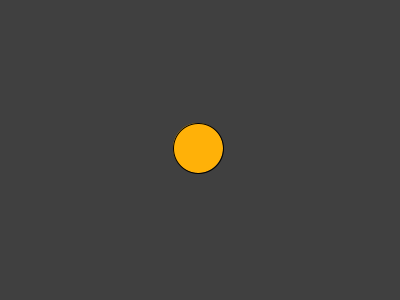
Frame 1 (no input)
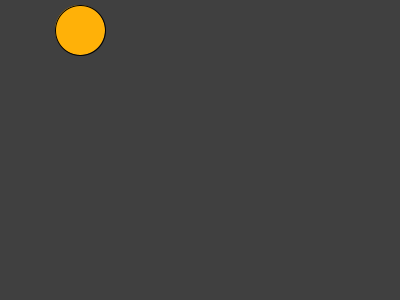
Frame 60 (the mouse pressed at the canvas centre just before this capture)
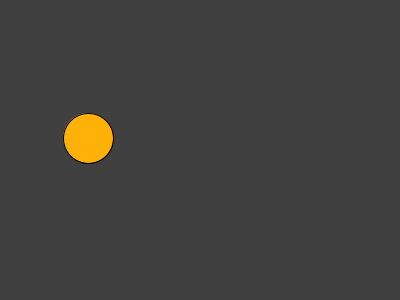
Frame 120 (the mouse held since frame 60 and released just before this capture)

The Processing sketch that drew these frames (run headless with seeded random() and noise(); from frame 60 on, the mouse is pressed at the canvas centre):

// Processing sketch: Bouncing_All_Directions_colour_speed
// ── Bouncing_All_Directions_colour_speed.pde
float xPosition, xVelocity, originalXVelocity;
float yPosition, yVelocity, originalYVelocity;
float circleRadius;
int count = 0;

void setup()
{
  size(400, 300);
  fill(255, 177, 8);
  textSize(50);
 
  xPosition = width / 2;
  originalXVelocity = -2;
  yPosition = height / 2;
  originalYVelocity = -2;
  circleRadius = 50;
  
  xVelocity = originalXVelocity;
  yVelocity = originalYVelocity;
}
 
void draw()
{
  background(64);
  
  xPosition = xPosition + xVelocity;
  yPosition = yPosition + yVelocity;
  circle(xPosition, yPosition, circleRadius);
  
  float distance = dist(mouseX, mouseY, xPosition, yPosition);
  boolean mouseInCircle = (distance <= circleRadius / 2);
  
  if (mouseInCircle)
  {
    xVelocity = originalXVelocity * 2;
    yVelocity = originalYVelocity * 2;
  }
  else
  {
    xVelocity = originalXVelocity;
    yVelocity = originalYVelocity;
  }
  
  if (xPosition - circleRadius <= -25 || xPosition + circleRadius >= width + 25)
  {
    xVelocity = -xVelocity;
    originalXVelocity = -originalXVelocity;
    count += 1;
    if (count == 3)
    {
      fill(random(255), random(255), random(255));
      count = 0;
    }
  }
  if (yPosition - circleRadius <= -25 || yPosition + circleRadius >= height + 25)
  {
    yVelocity = -yVelocity;
    originalYVelocity = -originalYVelocity;
    count += 1;
    if (count == 3)
    {
      fill(random(255), random(255), random(255));
      count = 0;
    }
  }
}
